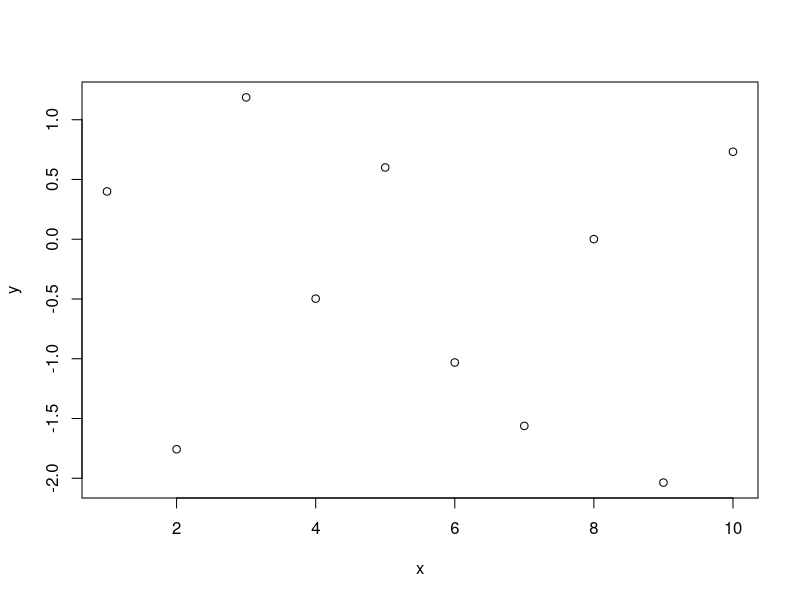

This chart was generated by the following R code:
x <- seq(1,10)
y <- rnorm(10)
plot(y~x)
# after ploting calculate a linear model
m_1 <-lm(y~x)
summary(m_1)

# Residual testing
r <- residuals(m_1)
